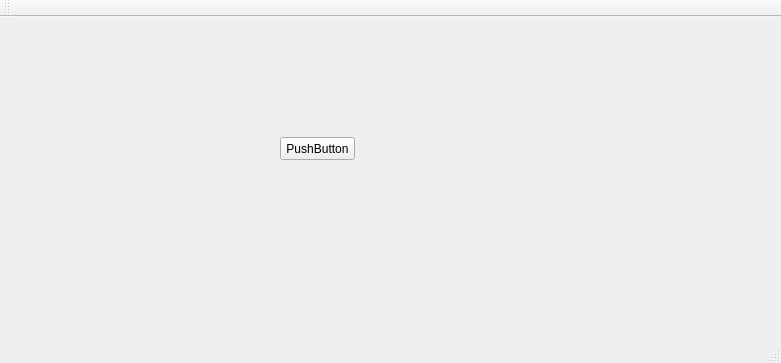
<?xml version="1.0" encoding="UTF-8"?>
<ui version="4.0">
 <class>MainWindow</class>
 <widget class="QMainWindow" name="MainWindow">
  <property name="geometry">
   <rect>
    <x>0</x>
    <y>0</y>
    <width>781</width>
    <height>363</height>
   </rect>
  </property>
  <property name="windowTitle">
   <string>MainWindow</string>
  </property>
  <widget class="QWidget" name="centralWidget">
   <widget class="QPushButton" name="pushButton">
    <property name="geometry">
     <rect>
      <x>280</x>
      <y>120</y>
      <width>75</width>
      <height>23</height>
     </rect>
    </property>
    <property name="text">
     <string>PushButton</string>
    </property>
   </widget>
  </widget>
  <widget class="QMenuBar" name="menuBar">
   <property name="geometry">
    <rect>
     <x>0</x>
     <y>0</y>
     <width>781</width>
     <height>21</height>
    </rect>
   </property>
  </widget>
  <widget class="QToolBar" name="mainToolBar">
   <attribute name="toolBarArea">
    <enum>TopToolBarArea</enum>
   </attribute>
   <attribute name="toolBarBreak">
    <bool>false</bool>
   </attribute>
  </widget>
  <widget class="QStatusBar" name="statusBar"/>
 </widget>
 <layoutdefault spacing="6" margin="11"/>
 <resources/>
 <connections/>
</ui>
